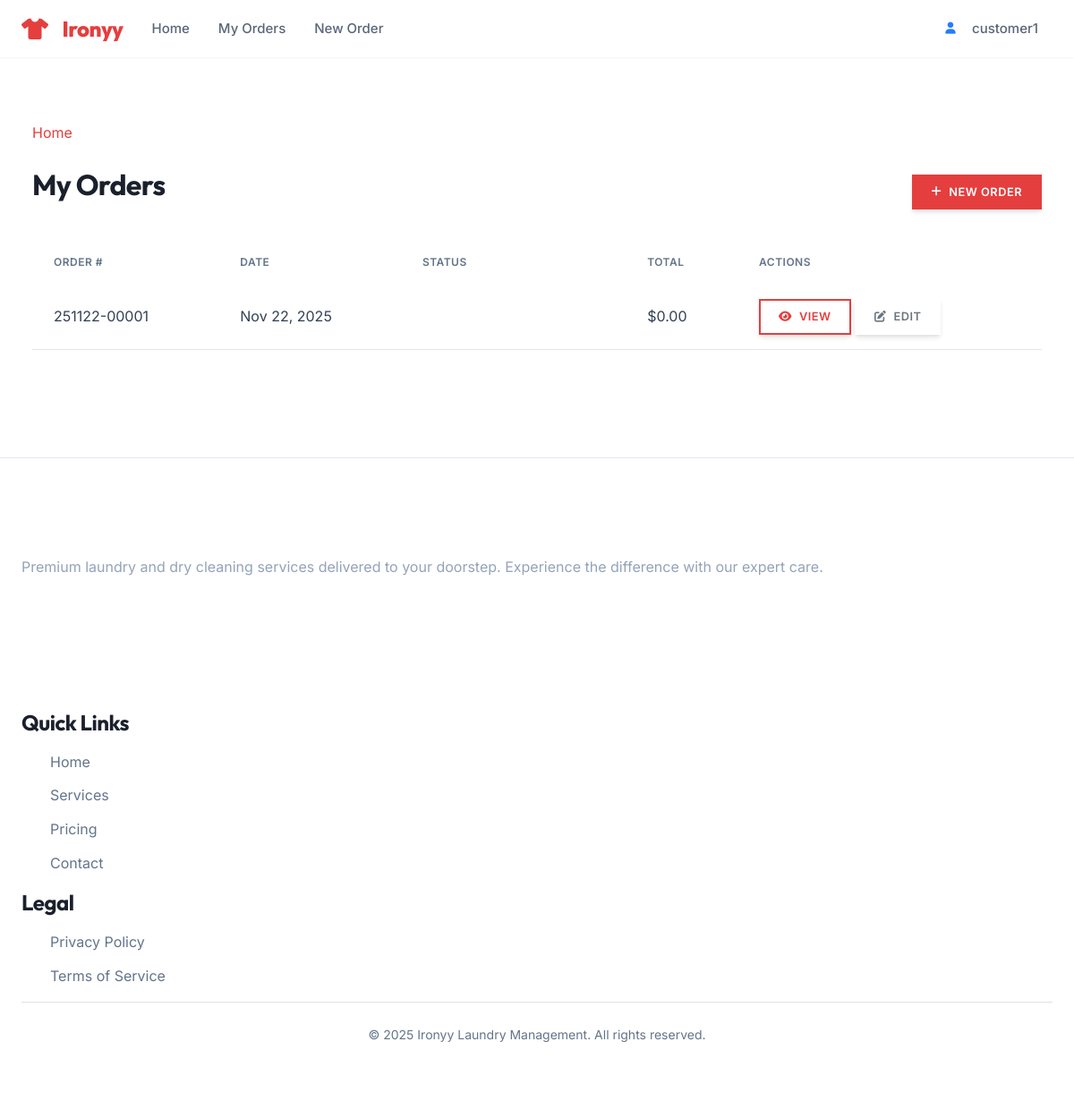
The page /orders/ (signed in) on the database as committed earlier.
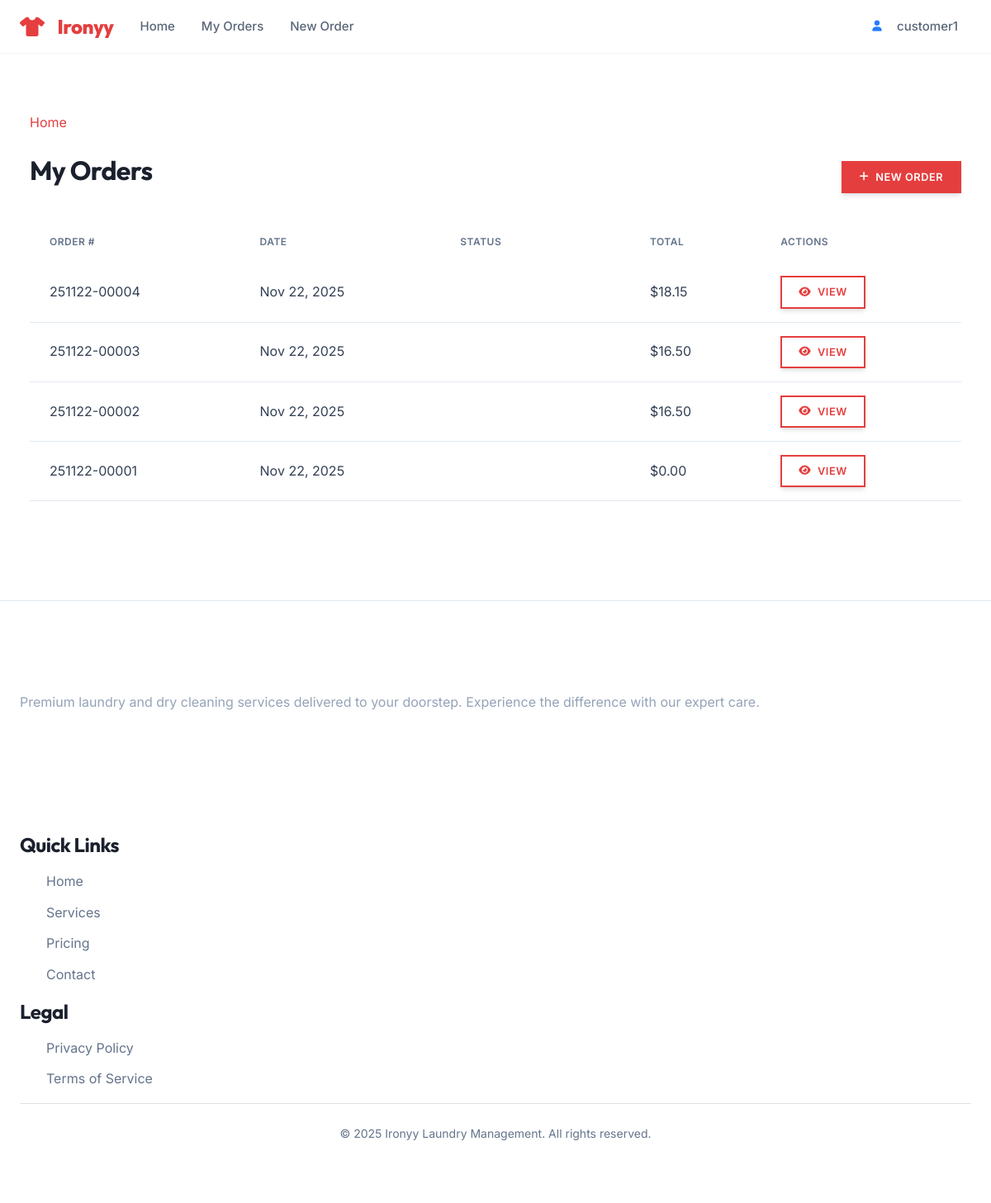
The same page on the database as committed later.
### orders/models.py (models this page shows, shortened)
class Order(models.Model):
    class Status(models.TextChoices):
        DRAFT = 'draft', _('Draft')
        PENDING = 'pending', _('Pending Payment')
        CONFIRMED = 'confirmed', _('Confirmed')
        SCHEDULED_FOR_PICKUP = 'scheduled_for_pickup', _('Scheduled for Pickup')
        OUT_FOR_PICKUP = 'out_for_pickup', _('Out for Pickup')
        PICKED_UP = 'picked_up', _('Picked Up')
        PROCESSING = 'processing', _('In Progress')
        READY = 'ready', _('Ready for Delivery')
        OUT_FOR_DELIVERY = 'out_for_delivery', _('Out for Delivery')
        COMPLETED = 'completed', _('Completed')
        CANCELLED = 'cancelled', _('Cancelled')
        REFUNDED = 'refunded', _('Refunded')
        FAILED = 'failed', _('Failed')
    class PaymentStatus(models.TextChoices):
        PENDING = 'pending', _('Pending')
        AUTHORIZED = 'authorized', _('Authorized')
        PAID = 'paid', _('Paid')
        PARTIALLY_REFUNDED = 'partially_refunded', _('Partially Refunded')
        REFUNDED = 'refunded', _('Refunded')
        VOIDED = 'voided', _('Voided')
        FAILED = 'failed', _('Failed')
    class DeliveryType(models.TextChoices):
        PICKUP = 'pickup', _('Pickup')
        DELIVERY = 'delivery', _('Delivery')
    customer = models.ForeignKey(
        User,
        on_delete=models.PROTECT,
        related_name='orders',
        verbose_name=_('customer')
    )
    order_number = models.CharField(
        _('order number'),
        max_length=20,
        unique=True,
        db_index=True
    )
    status = models.CharField(
        _('status'),
        max_length=20,
        choices=Status.choices,
        default=Status.DRAFT,
        db_index=True
    )
    payment_status = models.CharField(
        _('payment status'),
        max_length=20,
        choices=PaymentStatus.choices,
        default=PaymentStatus.PENDING,
        db_index=True
    )
    delivery_type = models.CharField(
        _('delivery type'),
        max_length=10,
        choices=DeliveryType.choices,
        default=DeliveryType.PICKUP
    )
    pickup_address = models.TextField(_('pickup address'), blank=True)
    delivery_address = models.TextField(_('delivery address'), blank=True)
    preferred_pickup_date = models.DateField(_('preferred pickup date'), null=True, blank=True)
    preferred_delivery_date = models.DateField(_('preferred delivery date'), null=True, blank=True)
    subtotal = models.DecimalField(
        _('subtotal'),
        max_digits=10,
        decimal_places=2,
        default=Decimal('0.00')
    )
    tax_amount = models.DecimalField(
        _('tax amount'),
        max_digits=10,
        decimal_places=2,
        default=Decimal('0.00')
    )
    shipping_cost = models.DecimalField(
        _('shipping cost'),
        max_digits=10,
        decimal_places=2,
        default=Decimal('0.00')
    )
    discount_amount = models.DecimalField(
        _('discount amount'),
        max_digits=10,
        decimal_places=2,
        default=Decimal('0.00')
    )
    total_amount = models.DecimalField(
        _('total amount'),
        max_digits=10,
        decimal_places=2,
        default=Decimal('0.00')
    )
    assigned_staff = models.ForeignKey(
        User,
        on_delete=models.SET_NULL,
        null=True,
        blank=True,
        related_name='assigned_orders',
        verbose_name=_('assigned staff')
    )
    delivery_person = models.ForeignKey(
        User,
        on_delete=models.SET_NULL,
        null=True,
        blank=True,
        related_name='delivery_orders',
        verbose_name=_('delivery person')
    )
    created_at = models.DateTimeField(_('created at'), auto_now_add=True)
    updated_at = models.DateTimeField(_('updated at'), auto_now=True)
    confirmed_at = models.DateTimeField(_('confirmed at'), null=True, blank=True)
    completed_at = models.DateTimeField(_('completed at'), null=True, blank=True)
    cancelled_at = models.DateTimeField(_('cancelled at'), null=True, blank=True)
    special_instructions = models.TextField(_('special instructions'), blank=True)
    internal_notes = models.TextField(_('internal notes'), blank=True)
    cancellation_reason = models.TextField(_('cancellation reason'), blank=True)
    payment_method = models.CharField(_('payment method'), max_length=50, blank=True)
    payment_reference = models.CharField(_('payment reference'), max_length=100, blank=True)
    payment_date = models.DateTimeField(_('payment date'), null=True, blank=True)
    class Meta:
        ordering = ['-created_at']

### orders/views.py (the view)
# urls.py: path('', views.OrderListView.as_view(), name='list'),
class OrderListView(LoginRequiredMixin, ListView):
    model = Order
    template_name = 'orders/order_list.html'
    context_object_name = 'orders'
    paginate_by = 10
    def get_queryset(self):
        if self.request.user.role == 'CUSTOMER':
            return Order.objects.filter(customer=self.request.user).order_by('-created_at')
        return Order.objects.all().order_by('-created_at')

### accounts/models.py (called while the page is built)
    def get_short_name(self):
        return self.first_name or self.email.split('@')[0]

    @property
    def is_customer(self):
        return self.role == self.Role.CUSTOMER

### orders/templates/orders/order_list.html (shortened to what this page needs)
{% extends "orders/base_orders.html" %}
{% load humanize %}
{% block orders_content %}
<div class="d-flex justify-content-between align-items-center mb-4">
    <h2>My Orders</h2>
    <a href="{% url 'orders:create' %}" class="btn btn-primary">
        <i class="fas fa-plus"></i> New Order
    </a>
</div>
{% if orders %}
    <div class="table-responsive">
        <table class="table table-hover">
            <thead class="table-light">
                <tr>
                    <th>Order #</th>
                    <th>Date</th>
                    <th>Status</th>
                    <th>Total</th>
                    <th>Actions</th>
                </tr>
            </thead>
            <tbody>
                {% for order in orders %}
                <tr>
                    <td>{{ order.order_number }}</td>
                    <td>{{ order.created_at|date:"M d, Y" }}</td>
                    <td>
                        <span class="badge bg-{{ order.status|lower }}">
                        </span>
                    </td>
                    <td>${{ order.total_amount|floatformat:2 }}</td>
                    <td>
                        <a href="{% url 'orders:detail' order.pk %}" class="btn btn-sm btn-outline-primary">
                            <i class="fas fa-eye"></i> View
                        </a>
                        {% if order.status == 'pending' %}
                            <a href="{% url 'orders:update' order.pk %}" class="btn btn-sm btn-outline-secondary">
                                <i class="fas fa-edit"></i> Edit
                            </a>
                        {% endif %}
                    </td>
                </tr>
                {% endfor %}
            </tbody>
        </table>
    </div>
{% endif %}
{% endblock %}

Rows that differ between the two databases and show on the page:
added Order: order_number "251122-00004", created_at "Nov 22, 2025", total_amount "18.15"
added Order: order_number "251122-00003", created_at "Nov 22, 2025", total_amount "16.50"
added Order: order_number "251122-00002", created_at "Nov 22, 2025", total_amount "16.50"
changed Order (number 4 of 4 on the later page): no longer shows "EDIT"
